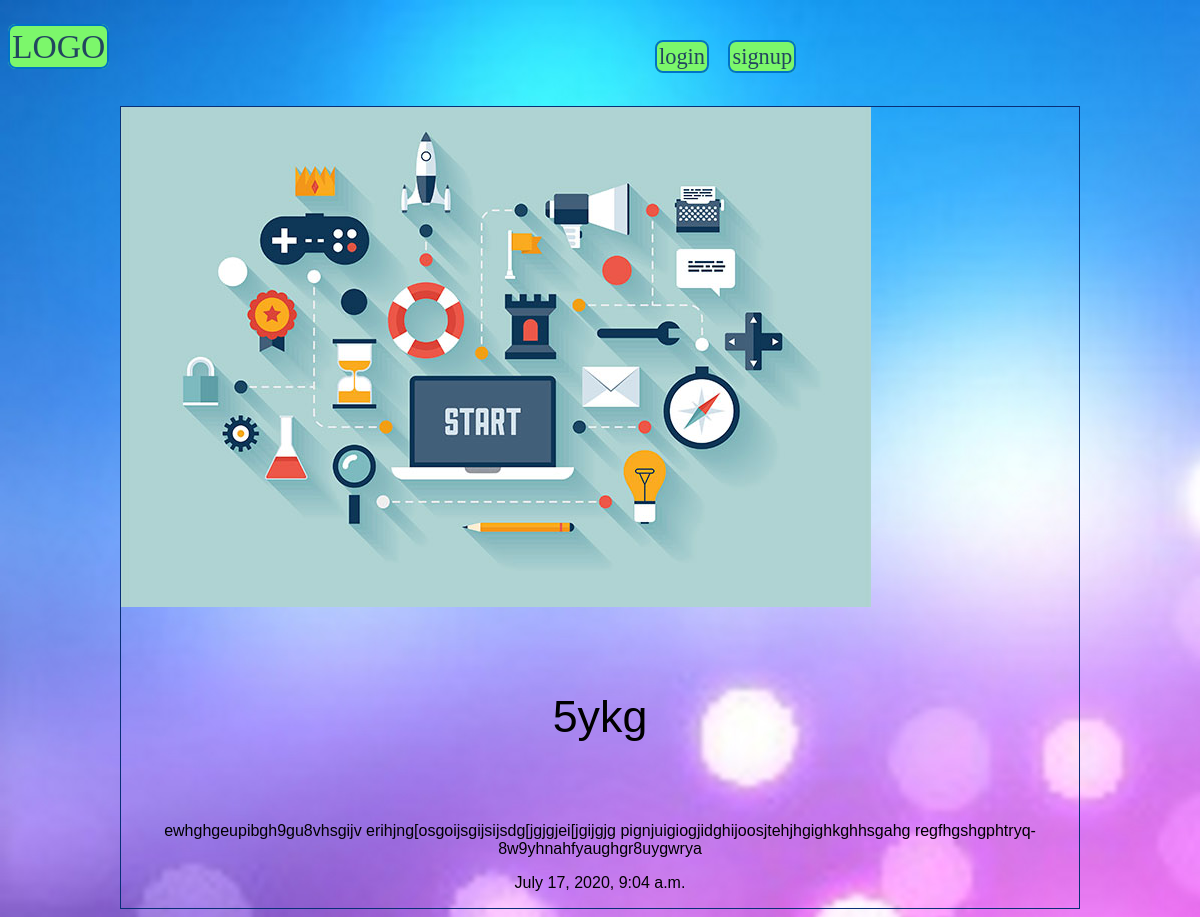
The app's page /articles/5ykg with its own data.
### articles/models.py (models this page shows, shortened)
class Article(models.Model):
    title = models.CharField(max_length = 100)
    slug = models.SlugField()
    body = models.TextField()
    date = models.DateTimeField(auto_now_add = True)
    image = models.ImageField(default='default.jpg',blank=True)
    author = models.ForeignKey(User,default=None,on_delete=models.CASCADE)

### articles/views.py (the view)
# urls.py: path('<slug>',views.article_detail, name= "detail"),
def article_detail(request, slug):
    article = models.Article.objects.get(slug=slug)
    return render(request, 'articles/article_detail.html', {'article':article})

### articles/templates/articles/article_detail.html
{% extends 'base.html' %}
{% block content %}
<div class="article_detail">
  <div class="article">
    <img src="{{article.image.url}}" alt="">
    <h1>{{article.title}}</h1>
    <p>{{article.body}}</p>
    <p>{{article.date}}</p>
  </div>
</div>
{% endblock %}

### file_blog/styles.css (style rules this page uses)
body { background-color: #83fca6; background-image: url(/static/stars.jpg); background-repeat-y:no-repeat; background-attachment: fixed; color:#000; }
body * { font-family:arial; }
h1,h2,h3,h4,h5 { font-weight:normal; margin:0; }
div.wrapper h1 { text-align:center; margin:80px auto; font-size:2.8em; }
.article { padding:10px; border:1.2px solid #082f77; position:relative; padding-bottom:40px; }
.article_detail .article { padding:0; }
.article_detail .article img { max-width:100%; }
.article_detail .article p { text-align:center; }

### records on screen
Article: image (placeholder picture), title "5ykg", body "ewhghgeupibgh9gu8vhsgijv erihjng[osgoijsgijsijsdg[jgjgjei[jgijgjg pignjuigiogjidghijoosjtehjhgighkghhsgahg regfhgshgphtryq-8w9yhnahfyaughgr8uygwrya", date "July 17, 2020, 9:04 a.m."
